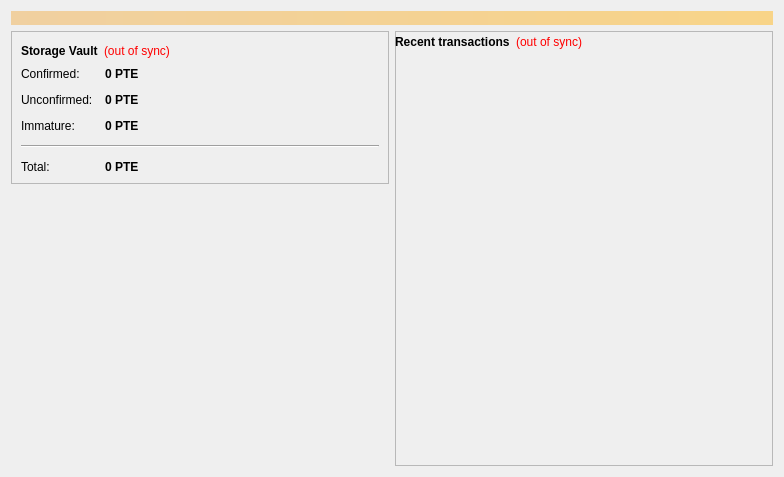
<?xml version="1.0" encoding="UTF-8"?>
<ui version="4.0">
 <class>OverviewPage</class>
 <widget class="QWidget" name="OverviewPage">
  <property name="geometry">
   <rect>
    <x>0</x>
    <y>0</y>
    <width>784</width>
    <height>477</height>
   </rect>
  </property>
  <property name="windowTitle">
   <string>Form</string>
  </property>
  <layout class="QVBoxLayout" name="topLayout">
   <item>
    <widget class="QLabel" name="labelAlerts">
     <property name="visible">
      <bool>false</bool>
     </property>
     <property name="styleSheet">
      <string notr="true">background-color: qlineargradient(x1: 0, y1: 0, x2: 1, y2: 0, stop:0 #F0D0A0, stop:1 #F8D488); color:#000000;</string>
     </property>
     <property name="wordWrap">
      <bool>true</bool>
     </property>
     <property name="margin">
      <number>3</number>
     </property>
    </widget>
   </item>
   <item>
    <layout class="QHBoxLayout" name="horizontalLayout" stretch="1,1">
     <item>
      <layout class="QVBoxLayout" name="verticalLayout_2">
       <item>
        <widget class="QFrame" name="frame">
         <property name="frameShape">
          <enum>QFrame::StyledPanel</enum>
         </property>
         <property name="frameShadow">
          <enum>QFrame::Raised</enum>
         </property>
         <layout class="QVBoxLayout" name="verticalLayout_4">
          <item>
           <layout class="QHBoxLayout" name="horizontalLayout_4">
            <item>
             <widget class="QLabel" name="label_5">
              <property name="font">
               <font>
                <weight>75</weight>
                <bold>true</bold>
               </font>
              </property>
              <property name="text">
               <string>Storage Vault</string>
              </property>
             </widget>
            </item>
            <item>
             <widget class="QLabel" name="labelWalletStatus">
              <property name="toolTip">
               <string>The displayed information may be out of date. Your wallet automatically synchronizes with the Piratescoin network after a connection is established, but this process has not completed yet.</string>
              </property>
              <property name="styleSheet">
               <string notr="true">QLabel { color: red; }</string>
              </property>
              <property name="text">
               <string notr="true">(out of sync)</string>
              </property>
              <property name="alignment">
               <set>Qt::AlignLeading|Qt::AlignLeft|Qt::AlignVCenter</set>
              </property>
             </widget>
            </item>
            <item>
             <spacer name="horizontalSpacer_2">
              <property name="orientation">
               <enum>Qt::Horizontal</enum>
              </property>
              <property name="sizeHint" stdset="0">
               <size>
                <width>40</width>
                <height>20</height>
               </size>
              </property>
             </spacer>
            </item>
           </layout>
          </item>
          <item>
           <layout class="QFormLayout" name="formLayout_2">
            <property name="fieldGrowthPolicy">
             <enum>QFormLayout::AllNonFixedFieldsGrow</enum>
            </property>
            <property name="horizontalSpacing">
             <number>12</number>
            </property>
            <property name="verticalSpacing">
             <number>12</number>
            </property>
            <item row="0" column="0">
             <widget class="QLabel" name="label">
              <property name="text">
               <string>Confirmed:</string>
              </property>
             </widget>
            </item>
            <item row="0" column="1">
             <widget class="QLabel" name="labelBalance">
              <property name="font">
               <font>
                <weight>75</weight>
                <bold>true</bold>
               </font>
              </property>
              <property name="cursor">
               <cursorShape>IBeamCursor</cursorShape>
              </property>
              <property name="toolTip">
               <string>Your current spendable balance</string>
              </property>
              <property name="text">
               <string notr="true">0 PTE</string>
              </property>
              <property name="textInteractionFlags">
               <set>Qt::LinksAccessibleByMouse|Qt::TextSelectableByKeyboard|Qt::TextSelectableByMouse</set>
              </property>
             </widget>
            </item>
            <item row="1" column="0">
             <widget class="QLabel" name="label_3">
              <property name="text">
               <string>Unconfirmed:</string>
              </property>
             </widget>
            </item>
            <item row="1" column="1">
             <widget class="QLabel" name="labelUnconfirmed">
              <property name="font">
               <font>
                <weight>75</weight>
                <bold>true</bold>
               </font>
              </property>
              <property name="cursor">
               <cursorShape>IBeamCursor</cursorShape>
              </property>
              <property name="toolTip">
               <string>Total of transactions that have yet to be confirmed, and do not yet count toward the spendable balance</string>
              </property>
              <property name="text">
               <string notr="true">0 PTE</string>
              </property>
              <property name="textInteractionFlags">
               <set>Qt::LinksAccessibleByMouse|Qt::TextSelectableByKeyboard|Qt::TextSelectableByMouse</set>
              </property>
             </widget>
            </item>
            <item row="2" column="0">
             <widget class="QLabel" name="labelImmatureText">
              <property name="text">
               <string>Immature:</string>
              </property>
             </widget>
            </item>
            <item row="2" column="1">
             <widget class="QLabel" name="labelImmature">
              <property name="font">
               <font>
                <weight>75</weight>
                <bold>true</bold>
               </font>
              </property>
              <property name="toolTip">
               <string>Mined balance that has not yet matured</string>
              </property>
              <property name="text">
               <string notr="true">0 PTE</string>
              </property>
              <property name="textInteractionFlags">
               <set>Qt::LinksAccessibleByMouse|Qt::TextSelectableByKeyboard|Qt::TextSelectableByMouse</set>
              </property>
             </widget>
            </item>
            <item row="3" column="0" colspan="2">
             <widget class="Line" name="line">
              <property name="orientation">
               <enum>Qt::Horizontal</enum>
              </property>
             </widget>
            </item>
            <item row="4" column="0">
             <widget class="QLabel" name="labelTotalText">
              <property name="text">
               <string>Total:</string>
              </property>
             </widget>
            </item>
            <item row="4" column="1">
             <widget class="QLabel" name="labelTotal">
              <property name="font">
               <font>
                <weight>75</weight>
                <bold>true</bold>
               </font>
              </property>
              <property name="cursor">
               <cursorShape>IBeamCursor</cursorShape>
              </property>
              <property name="toolTip">
               <string>Your current total balance</string>
              </property>
              <property name="text">
               <string notr="true">0 PTE</string>
              </property>
              <property name="textInteractionFlags">
               <set>Qt::LinksAccessibleByMouse|Qt::TextSelectableByKeyboard|Qt::TextSelectableByMouse</set>
              </property>
             </widget>
            </item>
           </layout>
          </item>
         </layout>
        </widget>
       </item>
       <item>
        <spacer name="verticalSpacer">
         <property name="orientation">
          <enum>Qt::Vertical</enum>
         </property>
         <property name="sizeHint" stdset="0">
          <size>
           <width>20</width>
           <height>40</height>
          </size>
         </property>
        </spacer>
       </item>
       <item>
        <widget class="QLabel" name="label_2">
         <property name="text">
          <string/>
         </property>
         <property name="pixmap">
          <pixmap resource="../bitcoin.qrc">:/icons/bitcoin</pixmap>
         </property>
        </widget>
       </item>
      </layout>
     </item>
     <item>
      <layout class="QVBoxLayout" name="verticalLayout_3">
       <item>
        <widget class="QFrame" name="frame_2">
         <property name="frameShape">
          <enum>QFrame::StyledPanel</enum>
         </property>
         <property name="frameShadow">
          <enum>QFrame::Raised</enum>
         </property>
         <widget class="QListView" name="listTransactions">
          <property name="geometry">
           <rect>
            <x>13</x>
            <y>45</y>
            <width>351</width>
            <height>281</height>
           </rect>
          </property>
          <property name="styleSheet">
           <string notr="true">QListView { background: transparent; }</string>
          </property>
          <property name="frameShape">
           <enum>QFrame::NoFrame</enum>
          </property>
          <property name="verticalScrollBarPolicy">
           <enum>Qt::ScrollBarAlwaysOff</enum>
          </property>
          <property name="horizontalScrollBarPolicy">
           <enum>Qt::ScrollBarAlwaysOff</enum>
          </property>
          <property name="selectionMode">
           <enum>QAbstractItemView::NoSelection</enum>
          </property>
         </widget>
         <widget class="QWidget" name="layoutWidget">
          <property name="geometry">
           <rect>
            <x>0</x>
            <y>0</y>
            <width>255</width>
            <height>22</height>
           </rect>
          </property>
          <layout class="QHBoxLayout" name="horizontalLayout_2">
           <item>
            <widget class="QLabel" name="label_4">
             <property name="text">
              <string>&lt;b&gt;Recent transactions&lt;/b&gt;</string>
             </property>
            </widget>
           </item>
           <item>
            <widget class="QLabel" name="labelTransactionsStatus">
             <property name="toolTip">
              <string>The displayed information may be out of date. Your wallet automatically synchronizes with the Piratescoin network after a connection is established, but this process has not completed yet.</string>
             </property>
             <property name="styleSheet">
              <string notr="true">QLabel { color: red; }</string>
             </property>
             <property name="text">
              <string notr="true">(out of sync)</string>
             </property>
             <property name="alignment">
              <set>Qt::AlignRight|Qt::AlignTrailing|Qt::AlignVCenter</set>
             </property>
            </widget>
           </item>
           <item>
            <spacer name="horizontalSpacer">
             <property name="orientation">
              <enum>Qt::Horizontal</enum>
             </property>
             <property name="sizeHint" stdset="0">
              <size>
               <width>40</width>
               <height>20</height>
              </size>
             </property>
            </spacer>
           </item>
          </layout>
         </widget>
        </widget>
       </item>
      </layout>
     </item>
    </layout>
   </item>
  </layout>
 </widget>
 <resources>
  <include location="../bitcoin.qrc"/>
 </resources>
 <connections/>
</ui>
